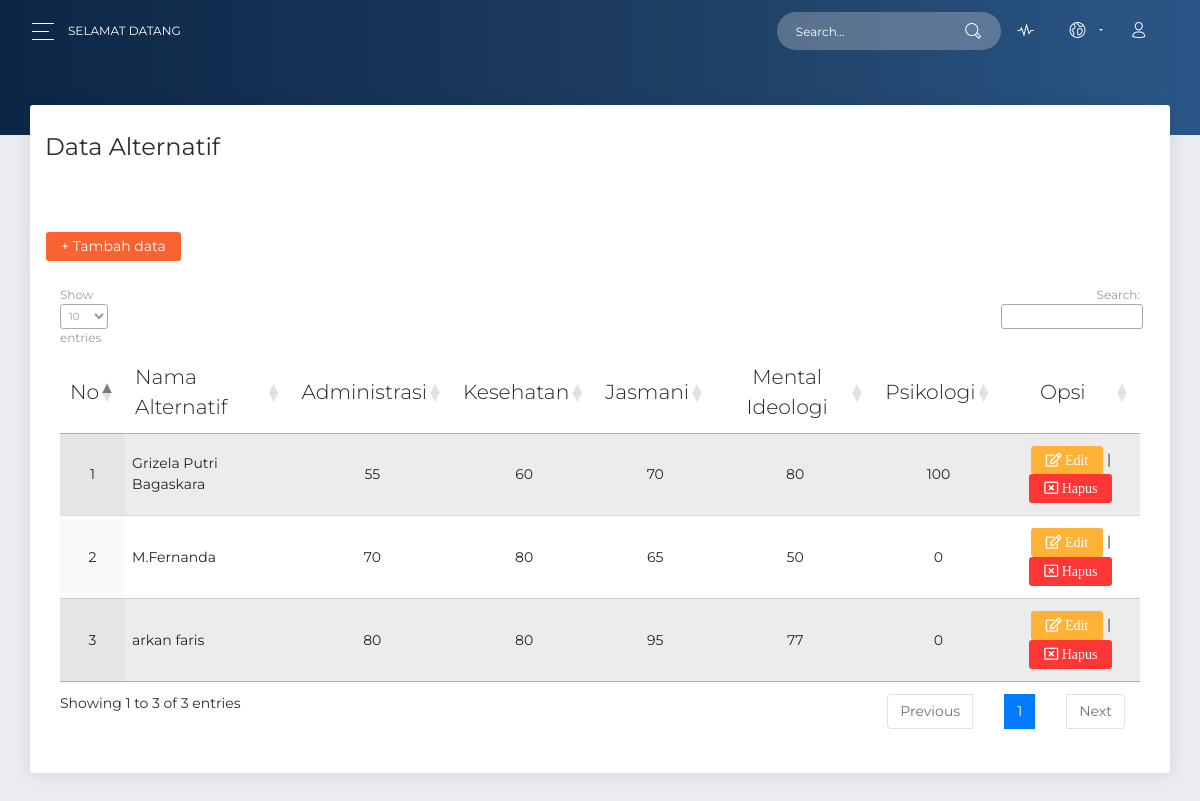
Screenshot of /alternatif.php (signed in) with the database file from the repository.
### tables this page shows
CREATE TABLE `kriteria` (
  `id_kriteria` int(11) NOT NULL,
  `code` varchar(255) NOT NULL,
  `nama_kriteria` varchar(255) NOT NULL,
  `atribute` varchar(255) NOT NULL,
  `bobot` varchar(25) NOT NULL
);

CREATE TABLE `tb_nilai` (
  `id_nilai` int(11) NOT NULL,
  `id_alternatif` int(50) NOT NULL,
  `kriteria1` int(25) NOT NULL,
  `kriteria2` int(25) NOT NULL,
  `kriteria3` int(25) NOT NULL,
  `kriteria4` int(25) NOT NULL,
  `kriteria5` int(25) NOT NULL
);

CREATE TABLE `tb_alternatif` (
  `id_alternatif` int(11) NOT NULL,
  `nama_alternatif` varchar(255) NOT NULL
);

### alternatif.php (the view, shortened to what this page needs)
<?php $page = 'alternatif'; include './template/header.php';
?>
<?php include './template/navbar.php';
?>
 <?php
$sql = "SELECT * FROM tb_alternatif INNER JOIN tb_nilai ON tb_alternatif.id_alternatif = tb_nilai.id_alternatif";
$result = mysql_query($sql);
$nomor = 1;
?>
 <div class="panel-header panel-header-sm">
      </div>
      <div class="content">
        <div class="row">
          <div class="col-md-12">
            <div class="card ">
              <div class="card-header ">
                  <h4 class="card-title">Data Alternatif</h4>
                </div>
                <div class="card-body">
                  <h4><a class="btn btn-primary btn-sm" href="tambah_alternatif.php">+ Tambah data</a></h4>
                  <div class="table-responsive">
                    <table id="basic-datatables" class="display table table-striped table-hover" >
                      <thead>
                        <tr>
                            <th style='text-align:center;'>No</th>
                            <th>Nama Alternatif</th>
                            <?php
                                $qkriteria = mysql_query("SELECT * from kriteria");
                                while ($k = mysql_fetch_array($qkriteria)) {
                                  echo "<th style='text-align:center;'>".$k['nama_kriteria']."</th>";
                                }
                          ?>
                          <th style='text-align:center;'>Opsi</th>
                        </tr>
                      </thead>
                      <tbody>
                      <?php while ($data = mysql_fetch_array($result)) {
                        ?>
                          <tr>
                          <td style='text-align:center;'><?php echo $nomor++; ?></td>
                          <td><?php echo $data['nama_alternatif']; ?></td>
                          <td style='text-align:center;'><?php echo $data['kriteria1']; ?></td>
                          <td style='text-align:center;'><?php echo $data['kriteria2']; ?></td>
                          <td style='text-align:center;'><?php echo $data['kriteria3']; ?></td>
                          <td style='text-align:center;'><?php echo $data['kriteria4']; ?></td>
                          <td style='text-align:center;'><?php echo $data['kriteria5']; ?></td>
                        <td style='text-align:center;'><a class="btn btn-warning btn-sm" href="edit_alternatif.php?id=<?php echo $data['id_alternatif']; ?>"><i class="far fa-edit"> Edit</i></a> | <a class="btn btn-danger btn-sm" href="./alternatif/hapus_alternatif.php?id=<?php echo $data['id_alternatif']; ?>"><i class="far fa-window-close"> Hapus</i></a></td>
                         </tr>
                      <?php } ?>
                      </tbody>
                    </table>
                  </div>
                </div>
              </div>
            </div>
          </div>
        </div>
      </div>
    </div>
<?php
include './template/footer.php';
?>

### template/header.php (shortened to what this page needs)
<!DOCTYPE html>
<html lang="en">
<head>
  <link rel="stylesheet" href="https://use.fontawesome.com/releases/v5.7.1/css/all.css">
    <link rel="stylesheet" type="text/css" media="screen" href="https://cdn.datatables.net/1.10.19/css/jquery.dataTables.min.css">
  <link href="assets/css/bootstrap.min.css" rel="stylesheet" />
  <link href="assets/css/now-ui-dashboard.css?v=1.5.0" rel="stylesheet" />
  <link href="assets/demo/demo.css" rel="stylesheet" />
</head>
<body class="">
  <div class="wrapper ">
    <div class="main-panel" id="main-panel">

### template/navbar.php (shortened to what this page needs)
<nav class="navbar navbar-expand-lg navbar-transparent  bg-primary  navbar-absolute">
  <div class="container-fluid">
    <div class="navbar-wrapper">
      <div class="navbar-toggle">
        <button type="button" class="navbar-toggler">
          <span class="navbar-toggler-bar bar1"></span>
          <span class="navbar-toggler-bar bar2"></span>
          <span class="navbar-toggler-bar bar3"></span>
        </button>
      </div>
      <a class="navbar-brand" href="#pablo">Selamat Datang</a>
    </div>
    <div class="collapse navbar-collapse justify-content-end" id="navigation">
      <form>
        <div class="input-group no-border">
          <input type="text" value="" class="form-control" placeholder="Search...">
          <div class="input-group-append">
            <div class="input-group-text">
              <i class="now-ui-icons ui-1_zoom-bold"></i>
            </div>
          </div>
        </div>
      </form>
      <ul class="navbar-nav">
        <li class="nav-item">
          <a class="nav-link" href="#pablo">
            <i class="now-ui-icons media-2_sound-wave"></i>
          </a>
        </li>
        <li class="nav-item dropdown">
          <a class="nav-link dropdown-toggle" id="navbarDropdownMenuLink" data-toggle="dropdown" aria-haspopup="true" aria-expanded="false">
            <i class="now-ui-icons location_world"></i>
          </a>
        </li>
        <li class="nav-item">
          <a class="nav-link" href="#pablo">
            <i class="now-ui-icons users_single-02"></i>
          </a>
        </li>
      </ul>
    </div>
  </div>
</nav>

### template/footer.php (shortened to what this page needs)
</body>
</html>

### rows the page displays
kriteria: nama_kriteria "Administrasi"
kriteria: nama_kriteria "Kesehatan"
kriteria: nama_kriteria "Jasmani"
kriteria: nama_kriteria "Mental Ideologi"
kriteria: nama_kriteria "Psikologi"
tb_nilai: id_alternatif.nama_alternatif "Grizela Putri Bagaskara", kriteria1 "55", kriteria2 "60", kriteria3 "70", kriteria4 "80", kriteria5 "100"
tb_nilai: id_alternatif.nama_alternatif "M.Fernanda", kriteria1 "70", kriteria2 "80", kriteria3 "65", kriteria4 "50", kriteria5 "0"
tb_nilai: id_alternatif.nama_alternatif "arkan faris", kriteria1 "80", kriteria2 "80", kriteria3 "95", kriteria4 "77", kriteria5 "0"
